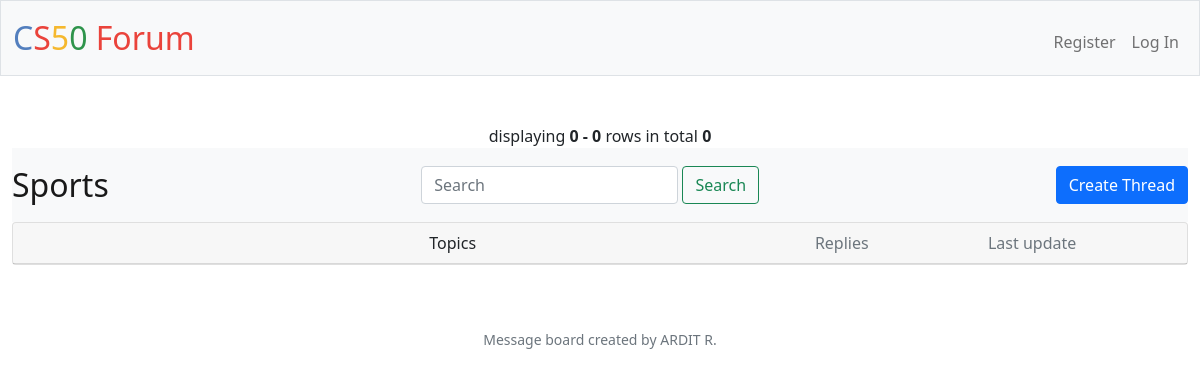
Before: /sports with the older database file.
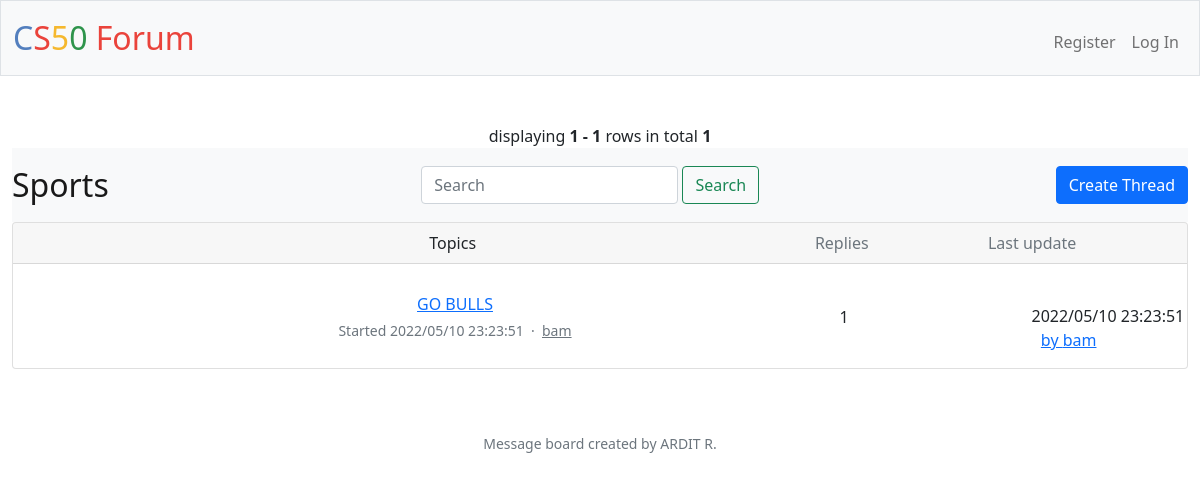
After: the same page with the newer database file.
### tables this page shows
CREATE TABLE thread (id INTEGER PRIMARY KEY AUTOINCREMENT NOT NULL, user TEXT NOT NULL, title TEXT NOT NULL, replies INTEGER NOT NULL DEFAULT 1, board TEXT NOT NULL, creation TEXT NOT NULL, latest TEXT NOT NULL, user_id INTEGER CANNOT BE NULL, latest_user TEXT, latest_id INTEGER);

### app.py (the view)
@app.route("/sports")
def sports():
    try:
        id = session["user_id"]
    except KeyError:
        id = ""
    row_user = db.execute("SELECT * FROM users WHERE id = ?", id)
    if len(row_user) < 1:
        user = ""
    else:
        user = row_user[0]["username"]
    rows = db.execute("SELECT * FROM thread WHERE board = 'sports' ORDER BY latest DESC")
    page = request.args.get(get_page_parameter(), type=int, default=1)
    pagination = Pagination(page=page, per_page=5, total=len(rows), record_name='rows')
    i=(page-1) * 5
    rows1=rows[i:i+5]
    return render_template('sports.html', pagination=pagination, rows=rows1, user=user)

### app.py (called while the page is built)
@app.after_request
def after_request(response):
    response.headers["Cache-Control"] = "no-cache, no-store, must-revalidate"
    response.headers["Expires"] = 0
    response.headers["Pragma"] = "no-cache"
    return response

### templates/sports.html (shortened to what this page needs)
{% extends "layout.html" %}
{% block main %}
{{ pagination.info }}
    <nav class="navbar navbar-light bg-light">
        <a class="navbar-brand">Sports</a>
        <form action="/search" method="get" class="form-inline">
            <div class="d-flex">
                <input class="form-control mr-sm-2" type="search" placeholder="Search" aria-label="Search" name="search">
                <button class="btn btn-outline-success my-2 my-sm-0" type="submit">Search</button>
            </div>
        </form>
        <a href="/thread" class="btn btn-primary">Create Thread</a>
    </nav>
    <link href="https://code.ionicframework.com/ionicons/2.0.1/css/ionicons.min.css" rel="stylesheet">
    <div class="card mb-3">
        <div class="card-header pl-0 pr-0">
            <div class="row no-gutters w-100 align-items-center">
                <div class="col ml-3" style="position:relative; left:55px">Topics</div>
                <div class="col-4 text-muted">
                    <div class="row no-gutters align-items-center">
                        <div class="col-4">Replies</div>
                        <div class="col-8">Last update</div>
                    </div>
                </div>
            </div>
        </div>
                {% for row in rows %}
                <div class="card-body py-3">
                    <div class="row no-gutters align-items-center">
                        <div class="col"> <a href="/viewthread?id={{ row["id"] }}" class="text-big" data-abc="true">{{ row["title"] }}</a>
                            <div class="text-muted small mt-1">Started {{ row["creation"] }} &nbsp;·&nbsp; <a href="/profile?id={{ row["user_id"] }}" class="text-muted" data-abc="true">{{ row["user"] }}</a></div>
                        </div>
                        <div class="d-none d-md-block col-4">
                            <div class="row no-gutters align-items-center">
                                <div class="col-4" style="position:relative; top:25px; left:-15px">{{ row["replies"] }}</div>
                                    <div class="media-body flex-truncate ml-2">
                                        <div class="col-8" style="margin-left: 180px">{{ row["latest"] }}</div> <a href="/profile?id={{ row["latest_id"] }}" class="col-8" style="margin-left: 160px" data-abc="true">by {{ row["latest_user"] }}</a>
                                    </div>
                            </div>
                        </div>
                    </div>
                </div>
                {% endfor %}
        </div>
{% endblock %}

Changed rows visible on the page:
added thread: title "GO BULLS", creation "2022/05/10 23:23:51", user "bam", replies "1", latest "2022/05/10 23:23:51", latest_user "bam"
Other visible differences:
{{ pagination.info }}: "displaying 0 - 0 rows in total 0" → "displaying 1 - 1 rows in total 1"
